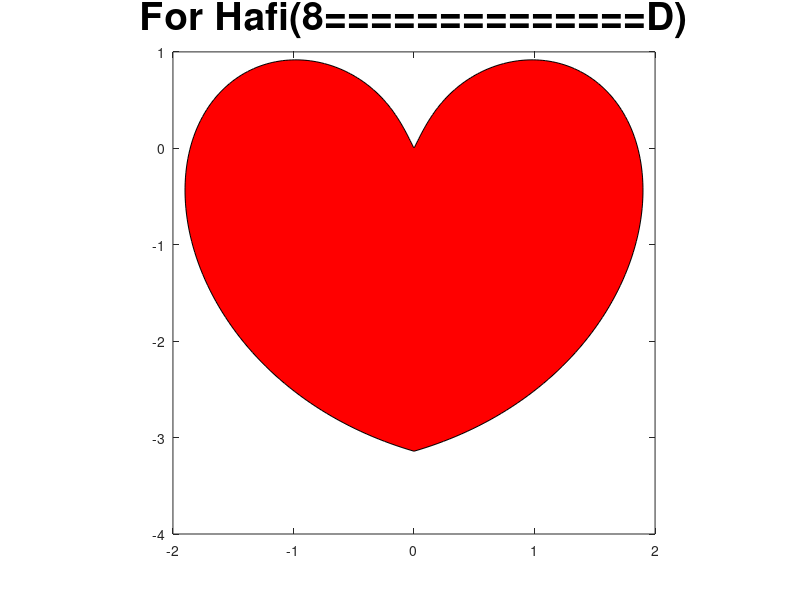

This chart was generated by the following MATLAB code:
t = linspace(-pi,pi, 350);
X =      t .* sin( pi * .872*sin(t)./t);
Y = -abs(t) .* cos(pi * sin(t)./t);
plot(X,Y);
fill(X, Y, 'r');
axis square;
set(gcf, 'Position', get(0,'Screensize')); 
title('For Hafi(8==============D)', 'FontSize', 28);
